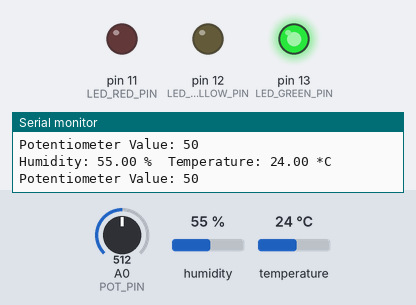
A program run on a simulated Arduino Uno, built with avr-gcc and run on an emulated ATmega328P. Parts: output pins drawn as LEDs (lit = HIGH), the last lines printed to the serial monitor. Inputs (shaded band) come from the test bench; at power-on: A0 (POT_PIN) = 512, humidity 55 %, temperature 24 °C.

Above: at 2.8 s.
2.9 s: A0 (POT_PIN) set to 261
7.2 s: A0 (POT_PIN) set to 233
At 10.8 s:
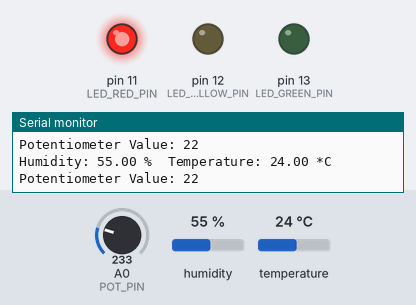
11.6 s: A0 (POT_PIN) set to 306
At 14.6 s:
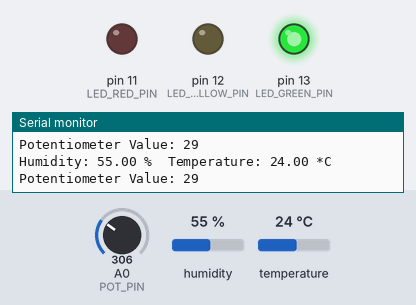
15.6 s: A0 (POT_PIN) set to 122
At 19.5 s:
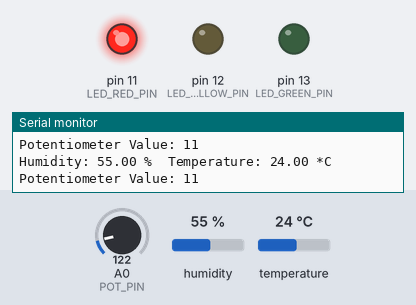
Timing chart, 0 to 20.7 s (numbered marks = the images above; inputs shaded):
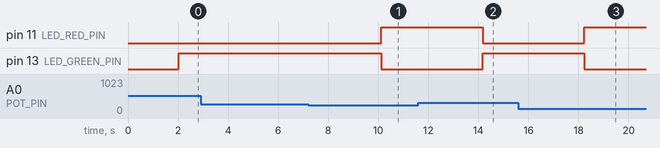

The program:

main.cpp
```cpp
#include <Arduino.h>
#include <DHT.h>

#define DHTPIN 2     // Digital pin connected to the DHT sensor
#define DHTTYPE DHT11   // DHT 11
#define POT_PIN A0  // Analog pin connected to potentiometer
#define LED_RED_PIN 11
#define LED_YELLOW_PIN 12
#define LED_GREEN_PIN 13
#define MIN_HUMIDITY 10.0


DHT dht(DHTPIN, DHTTYPE);

int max_temp = 0;

void setup() {
  Serial.begin(9600);
  dht.begin();

  pinMode(LED_RED_PIN, OUTPUT);
  pinMode(LED_YELLOW_PIN, OUTPUT);
  pinMode(LED_GREEN_PIN, OUTPUT);
  pinMode(POT_PIN, INPUT);
}

void loop() {
  max_temp = analogRead(POT_PIN);
  max_temp = map(max_temp, 0, 1023, 0, 100);

  Serial.print("Potentiometer Value: ");
  Serial.println(max_temp);
  delay(2000);
  float h = dht.readHumidity();
  float t = dht.readTemperature();

  if (isnan(h) || isnan(t)) {
    Serial.println("Failed to read from DHT sensor!");
    return;
  }

  Serial.print("Humidity: ");
  Serial.print(h);
  Serial.print(" %\t");
  Serial.print("Temperature: ");
  Serial.print(t);
  Serial.println(" *C ");

  if (t > max_temp) {
    digitalWrite(LED_RED_PIN, HIGH);
    digitalWrite(LED_YELLOW_PIN, LOW);
    digitalWrite(LED_GREEN_PIN, LOW);
  } else if (h < MIN_HUMIDITY) {
    digitalWrite(LED_RED_PIN, LOW);
    digitalWrite(LED_YELLOW_PIN, HIGH);
    digitalWrite(LED_GREEN_PIN, LOW);
  } else {
    digitalWrite(LED_RED_PIN, LOW);
    digitalWrite(LED_YELLOW_PIN, LOW);
    digitalWrite(LED_GREEN_PIN, HIGH);
  }
}
```

Measured:
- the behaviour switches between 246 and 245 on A0 (POT_PIN) (found by bisection; images 0 and 1)
- after the input at 7.2 s, pin 11 (LED_RED_PIN): LOW → HIGH after 2.9 s; pin 13 (LED_GREEN_PIN): HIGH → LOW after 2.9 s
- after the input at 11.6 s, pin 11 (LED_RED_PIN): HIGH → LOW after 2.6 s; pin 13 (LED_GREEN_PIN): LOW → HIGH after 2.6 s
- after the input at 15.6 s, pin 11 (LED_RED_PIN): LOW → HIGH after 2.6 s; pin 13 (LED_GREEN_PIN): HIGH → LOW after 2.6 s
